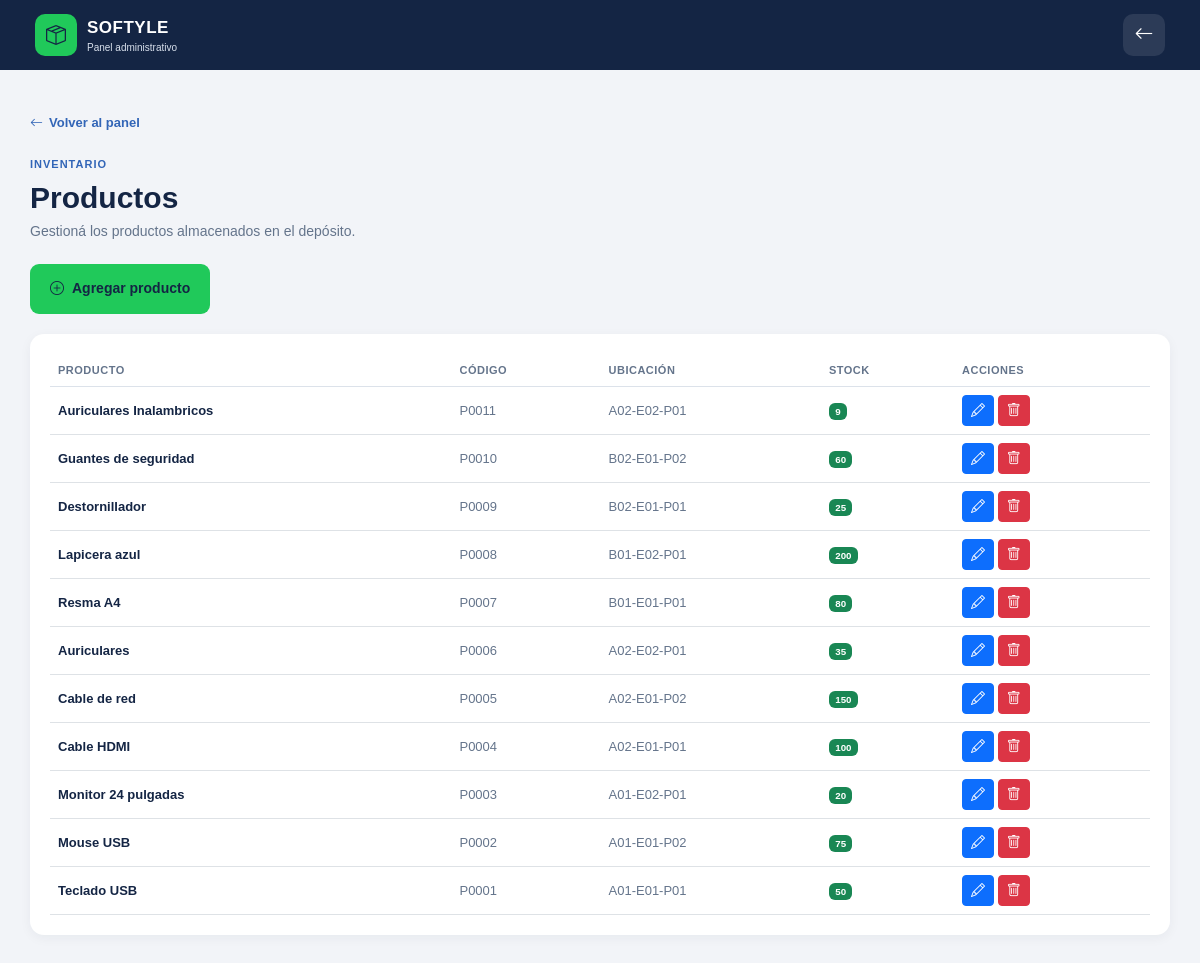
The page /admin/productos.php (signed in) on the database its author committed.
### tables this page shows
CREATE TABLE Producto (
    id_producto INT AUTO_INCREMENT PRIMARY KEY,
    Nombre VARCHAR(100) NOT NULL,
    descripcion VARCHAR(255),
    stock_actual INT NOT NULL DEFAULT 0,
    stock_minimo INT NOT NULL DEFAULT 0,
    estado_producto VARCHAR(30) NOT NULL,
    id_categoria INT NOT NULL,
    id_ubicacion INT NOT NULL,
    FOREIGN KEY (id_categoria) REFERENCES Categoria(id_categoria),
    FOREIGN KEY (id_ubicacion) REFERENCES Ubicacion(id_ubicacion)
);

### admin/productos.php (the view, shortened to what this page needs)
<?php
require_once '../conexion.php';
$productos = array();
$resultado = $conexion->query("SELECT p.id_producto AS id, p.Nombre AS nombre, CONCAT('P',LPAD(p.id_producto,4,'0')) AS codigo, CONCAT(u.pasillo,'-',u.estante,'-',u.posicion) AS ubicacion, p.stock_actual AS stock FROM Producto p JOIN Ubicacion u ON u.id_ubicacion=p.id_ubicacion ORDER BY p.id_producto DESC");
if ($resultado) { while ($fila = $resultado->fetch_assoc()) { $productos[] = $fila; } }
?>
<!DOCTYPE html><html lang="es"><head><meta charset="UTF-8"><meta name="viewport" content="width=device-width, initial-scale=1.0"><title>Productos | Softyle</title><link href="https://cdn.jsdelivr.net/npm/bootstrap@5.3.2/dist/css/bootstrap.min.css" rel="stylesheet"><link rel="stylesheet" href="https://cdn.jsdelivr.net/npm/bootstrap-icons@1.11.3/font/bootstrap-icons.min.css"><link rel="stylesheet" href="../CSS/sistema.css"></head><body class="sistema-body">
<nav class="sistema-navbar"><div class="navbar-brand-sistema"><div class="navbar-logo"><i class="bi bi-box-seam"></i></div><div><strong>SOFTYLE</strong><small>Panel administrativo</small></div></div><a href="dashboard.php" class="btn-logout"><i class="bi bi-arrow-left"></i></a></nav>
<main class="admin-container"><a href="dashboard.php" class="volver-link"><i class="bi bi-arrow-left"></i> Volver al panel</a><section class="dashboard-header"><span class="dashboard-label">INVENTARIO</span><h1>Productos</h1><p>Gestioná los productos almacenados en el depósito.</p></section>
<div class="admin-actions"><a href="producto_agregar.php" class="btn-picking"><i class="bi bi-plus-circle"></i> Agregar producto</a></div>
<div class="admin-table-card"><div class="table-responsive"><table class="table align-middle"><thead><tr><th>Producto</th><th>Código</th><th>Ubicación</th><th>Stock</th><th>Acciones</th></tr></thead><tbody>
<?php foreach ($productos as $producto) { ?><tr><td><strong><?php echo htmlspecialchars($producto['nombre'], ENT_QUOTES, 'UTF-8'); ?></strong></td><td><?php echo htmlspecialchars($producto['codigo'], ENT_QUOTES, 'UTF-8'); ?></td><td><?php echo htmlspecialchars($producto['ubicacion'], ENT_QUOTES, 'UTF-8'); ?></td><td><span class="badge bg-success"><?php echo (int)$producto['stock']; ?></span></td><td><a href="producto_editar.php?id=<?php echo (int)$producto['id']; ?>" class="btn btn-sm btn-primary"><i class="bi bi-pencil"></i></a> <a href="producto_eliminar.php?id=<?php echo (int)$producto['id']; ?>" class="btn btn-sm btn-danger" onclick="return confirm('¿Seguro que querés eliminar este producto?');"><i class="bi bi-trash"></i></a></td></tr><?php } ?>
</tbody></table></div></div></main></body></html>

### CSS/sistema.css (style rules this page uses)
:root { --azul-oscuro: #142544; --azul: #3265B7; --azul-hover: #28549b; --verde: #20C95A; --verde-hover: #18ad4c; --fondo: #F2F4F8; --blanco: #FFFFFF; --texto: #142544; --texto-secundario: #64748B; --borde: #DCE2EA; --error: #DC3545; --sombra: 0 15px 40px rgba(20, 37, 68, 0.12); --radio: 14px; }
* { box-sizing: border-box; }
html { font-size: 16px; }
body { margin: 0; font-family: Arial, Helvetica, sans-serif; color: var(--texto); }
.sistema-body { min-height: 100vh; background-color: var(--fondo); }
.sistema-navbar { min-height: 70px; background-color: var(--azul-oscuro); color: var(--blanco); padding: 12px 18px; display: flex; align-items: center; justify-content: space-between; gap: 15px; }
.navbar-brand-sistema { display: flex; align-items: center; gap: 10px; }
.navbar-logo { width: 42px; height: 42px; background-color: var(--verde); color: var(--azul-oscuro); border-radius: 10px; display: flex; align-items: center; justify-content: center; font-size: 20px; }
.navbar-brand-sistema strong { display: block; font-size: 17px; letter-spacing: 0.5px; }
.navbar-brand-sistema small { display: block; color: #D8E0EC; font-size: 10px; }
.btn-logout { width: 42px; height: 42px; border-radius: 10px; background-color: rgba(255, 255, 255, 0.1); color: var(--blanco); display: flex; align-items: center; justify-content: center; text-decoration: none; font-size: 19px; transition: 0.2s; }
.dashboard-header { margin-bottom: 22px; }
.dashboard-label { color: var(--azul); font-size: 11px; font-weight: 700; letter-spacing: 1px; }
.dashboard-header h1 { margin: 5px 0; color: var(--azul-oscuro); font-size: 25px; font-weight: 800; }
.dashboard-header p { margin: 0; color: var(--texto-secundario); font-size: 14px; }
.btn-picking { min-height: 50px; width: 100%; border-radius: 9px; background-color: var(--verde); color: var(--azul-oscuro); text-decoration: none; display: flex; align-items: center; justify-content: center; gap: 8px; font-size: 14px; font-weight: 700; transition: 0.2s; }
@media (min-width: 576px) { .dashboard-header h1 { font-size: 30px; } }
@media (min-width: 992px) { .sistema-navbar { padding: 12px 35px; } }
.volver-link { display: inline-flex; align-items: center; gap: 6px; margin-bottom: 18px; color: var(--azul); text-decoration: none; font-size: 13px; font-weight: 600; }
.admin-container { width: 100%; max-width: 1200px; margin: auto; padding: 25px 18px 50px; }
.admin-table-card { background-color: var(--blanco); border-radius: 14px; padding: 10px; box-shadow: 0 3px 12px rgba(20, 37, 68, 0.05); }
.admin-table-card table { margin: 0; }
.admin-table-card thead th { color: var(--texto-secundario); font-size: 11px; text-transform: uppercase; letter-spacing: 0.5px; border-bottom: 1px solid var(--borde); }
.admin-table-card tbody td { color: var(--texto-secundario); font-size: 13px; }
.admin-table-card tbody td strong { color: var(--azul-oscuro); }
@media (min-width: 576px) { .admin-container { padding: 35px 30px 50px; } }
@media (min-width: 992px) { .admin-container { padding-top: 40px; } }
@media (min-width: 992px) { .admin-table-card { padding: 20px; } }
.admin-actions { display: flex; margin-bottom: 20px; }
.admin-actions .btn-picking { width: auto; padding: 0 20px; }

### rows shown on the page
producto: Nombre "Auriculares Inalambricos", codigo "P0011", ubicacion "A02-E02-P01", stock_actual "9"
producto: Nombre "Guantes de seguridad", codigo "P0010", ubicacion "B02-E01-P02", stock_actual "60"
producto: Nombre "Destornillador", codigo "P0009", ubicacion "B02-E01-P01", stock_actual "25"
producto: Nombre "Lapicera azul", codigo "P0008", ubicacion "B01-E02-P01", stock_actual "200"
producto: Nombre "Resma A4", codigo "P0007", ubicacion "B01-E01-P01", stock_actual "80"
producto: Nombre "Auriculares", codigo "P0006", ubicacion "A02-E02-P01", stock_actual "35"
producto: Nombre "Cable de red", codigo "P0005", ubicacion "A02-E01-P02", stock_actual "150"
producto: Nombre "Cable HDMI", codigo "P0004", ubicacion "A02-E01-P01", stock_actual "100"
producto: Nombre "Monitor 24 pulgadas", codigo "P0003", ubicacion "A01-E02-P01", stock_actual "20"
producto: Nombre "Mouse USB", codigo "P0002", ubicacion "A01-E01-P02", stock_actual "75"
producto: Nombre "Teclado USB", codigo "P0001", ubicacion "A01-E01-P01", stock_actual "50"
